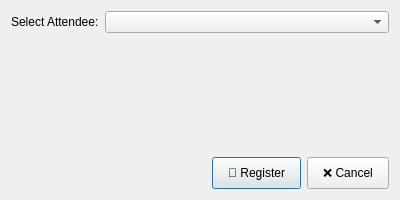
<?xml version="1.0" encoding="UTF-8"?>
<ui version="4.0">
 <class>RegistrationDialog</class>
 <widget class="QDialog" name="RegistrationDialog">
  <property name="geometry">
   <rect>
    <x>0</x>
    <y>0</y>
    <width>400</width>
    <height>200</height>
   </rect>
  </property>
  <property name="windowTitle">
   <string>Register Attendee</string>
  </property>
  <layout class="QVBoxLayout" name="verticalLayout">
   <item>
    <layout class="QFormLayout" name="formLayout">
     <item row="0" column="0">
      <widget class="QLabel" name="label">
       <property name="text">
        <string>Select Attendee:</string>
       </property>
      </widget>
     </item>
     <item row="0" column="1">
      <widget class="QComboBox" name="attendeeCombo"/>
     </item>
    </layout>
   </item>
   <item>
    <spacer name="verticalSpacer">
     <property name="orientation">
      <enum>Qt::Vertical</enum>
     </property>
     <property name="sizeHint" stdset="0">
      <size>
       <width>20</width>
       <height>40</height>
      </size>
     </property>
    </spacer>
   </item>
   <item>
    <layout class="QHBoxLayout" name="horizontalLayout">
     <item>
      <spacer name="horizontalSpacer">
       <property name="orientation">
        <enum>Qt::Horizontal</enum>
       </property>
       <property name="sizeHint" stdset="0">
        <size>
         <width>40</width>
         <height>20</height>
        </size>
       </property>
      </spacer>
     </item>
     <item>
      <widget class="QPushButton" name="btnRegister">
       <property name="text">
        <string>💾 Register</string>
       </property>
       <property name="styleSheet">
        <string notr="true">padding: 8px 15px;</string>
       </property>
      </widget>
     </item>
     <item>
      <widget class="QPushButton" name="btnCancel">
       <property name="text">
        <string>❌ Cancel</string>
       </property>
       <property name="styleSheet">
        <string notr="true">padding: 8px 15px;</string>
       </property>
      </widget>
     </item>
    </layout>
   </item>
  </layout>
 </widget>
 <resources/>
 <connections>
  <connection>
   <sender>btnCancel</sender>
   <signal>clicked()</signal>
   <receiver>RegistrationDialog</receiver>
   <slot>reject()</slot>
   <hints>
    <hint type="sourcelabel">
     <x>350</x>
     <y>170</y>
    </hint>
    <hint type="destinationlabel">
     <x>200</x>
     <y>100</y>
    </hint>
   </hints>
  </connection>
 </connections>
</ui>
